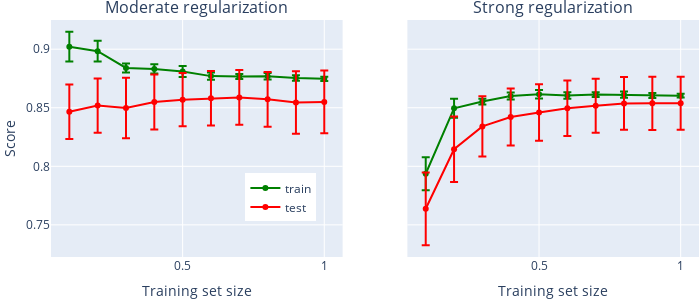

Notebook source saved alongside this figure:
### Code cell
fig = make_subplots(rows=1, cols=2, 
                    shared_yaxes=True, 
                    subplot_titles=['Moderate regularization', 'Strong regularization'])

test_marker=dict(color='red', opacity=1) 
train_marker = dict(color='green', opacity=1) 

fig.add_traces([ go.Scatter(x=train_frac, 
                       y=train_scores[0.01].mean(axis=1), 
                       error_y=dict( type='data', array=train_scores[0.01].std(axis=1),visible=True),
                       name='train', marker=train_marker, legendgroup = 'all'),
            go.Scatter(x=train_frac, 
                      y= test_scores[0.01].mean(axis=1), 
                      error_y=dict( type='data', array=test_scores[0.01].std(axis=1),visible=True),
                      name='test', marker=test_marker, legendgroup='all')], rows=(1,1), cols=(1,1))

fig.add_traces( [go.Scatter(x=train_frac, 
                       y=train_scores[0.001].mean(axis=1), 
                       error_y=dict( type='data', array=train_scores[0.001].std(axis=1),visible=True),
                       name='train', marker=train_marker, legendgroup = 'all', showlegend=False),
                 go.Scatter(x=train_frac, 
                      y= test_scores[0.001].mean(axis=1), 
                      error_y=dict( type='data', array=test_scores[0.001].std(axis=1),visible=True),
                      name='test', marker=test_marker, legendgroup='all', showlegend=False)], rows=(1,1), cols=(2,2))

fig.update_layout(legend=dict(x=0.3, y=0.15))

fig.update_xaxes(title = 'Training set size')

fig.update_yaxes(title = 'Score', row=1, col=1)

snap(fig, 'learning_curve.pdf')

### Figure 1 — Plotly figure (JSON) as saved in the notebook; plotly's stock layout.template omitted (floating-point values rounded to 4 significant figures)
{"data": [{"error_y": {"array": [0.01266, 0.008859, 0.003788, 0.003924, 0.004637, 0.003154, 0.002159, 0.002693, 0.002305, 0.001807], "type": "data", "visible": true}, "legendgroup": "all", "marker": {"color": "green", "opacity": 1}, "name": "train", "type": "scatter", "x": [0.1, 0.2, 0.3, 0.4, 0.5, 0.6, 0.7, 0.8, 0.9, 1], "xaxis": "x", "y": [0.9021, 0.8983, 0.884, 0.8831, 0.8809, 0.877, 0.8767, 0.8769, 0.8753, 0.8747], "yaxis": "y"}, {"error_y": {"array": [0.02324, 0.0232, 0.02586, 0.02346, 0.02283, 0.02331, 0.02341, 0.02336, 0.02668, 0.02673], "type": "data", "visible": true}, "legendgroup": "all", "marker": {"color": "red", "opacity": 1}, "name": "test", "type": "scatter", "x": [0.1, 0.2, 0.3, 0.4, 0.5, 0.6, 0.7, 0.8, 0.9, 1], "xaxis": "x", "y": [0.8465, 0.8519, 0.8498, 0.8549, 0.8569, 0.8581, 0.8588, 0.8572, 0.8545, 0.855], "yaxis": "y"}, {"error_y": {"array": [0.01403, 0.008069, 0.002497, 0.003024, 0.0037, 0.002724, 0.002006, 0.00267, 0.002155, 0.001623], "type": "data", "visible": true}, "legendgroup": "all", "marker": {"color": "green", "opacity": 1}, "name": "train", "showlegend": false, "type": "scatter", "x": [0.1, 0.2, 0.3, 0.4, 0.5, 0.6, 0.7, 0.8, 0.9, 1], "xaxis": "x2", "y": [0.7937, 0.8495, 0.8553, 0.86, 0.8615, 0.8604, 0.8613, 0.8611, 0.8605, 0.8603], "yaxis": "y2"}, {"error_y": {"array": [0.03107, 0.02794, 0.02567, 0.02433, 0.02419, 0.02367, 0.02308, 0.02249, 0.02272, 0.02259], "type": "data", "visible": true}, "legendgroup": "all", "marker": {"color": "red", "opacity": 1}, "name": "test", "showlegend": false, "type": "scatter", "x": [0.1, 0.2, 0.3, 0.4, 0.5, 0.6, 0.7, 0.8, 0.9, 1], "xaxis": "x2", "y": [0.7637, 0.8146, 0.8341, 0.8421, 0.846, 0.8496, 0.8518, 0.8537, 0.8537, 0.8539], "yaxis": "y2"}], "layout": {"annotations": [{"font": {"size": 16}, "showarrow": false, "text": "Moderate regularization", "x": 0.225, "xanchor": "center", "xref": "paper", "y": 1, "yanchor": "bottom", "yref": "paper"}, {"font": {"size": 16}, "showarrow": false, "text": "Strong regularization", "x": 0.775, "xanchor": "center", "xref": "paper", "y": 1, "yanchor": "bottom", "yref": "paper"}], "height": 300, "legend": {"x": 0.3, "y": 0.15}, "margin": {"b": 20, "l": 1, "r": 1, "t": 20}, "width": 700, "xaxis": {"anchor": "y", "domain": [0, 0.45], "title": {"text": "Training set size"}}, "xaxis2": {"anchor": "y2", "domain": [0.55, 1], "title": {"text": "Training set size"}}, "yaxis": {"anchor": "x", "domain": [0, 1], "title": {"text": "Score"}}, "yaxis2": {"anchor": "x2", "domain": [0, 1], "matches": "y", "showticklabels": false}}}
